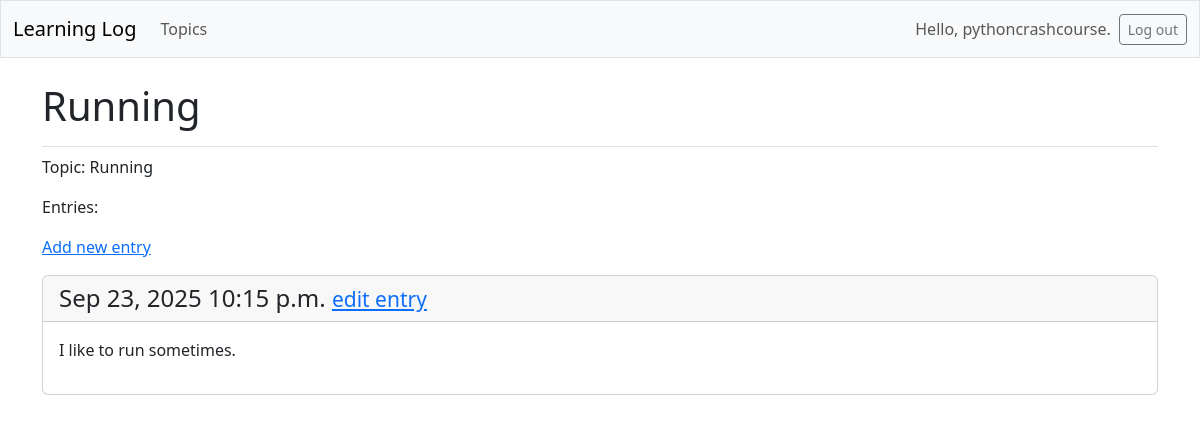
/topics/5/ (signed in), run on the app's committed database.
### learning_logs/models.py (models this page shows, shortened)
class Topic(models.Model):
    text = models.CharField(max_length=200)
    date_added = models.DateTimeField(auto_now_add=True)
    owner = models.ForeignKey(User, on_delete=models.CASCADE)

class Entry(models.Model):
    topic = models.ForeignKey(Topic, on_delete=models.CASCADE)
    text = models.TextField()
    date_added = models.DateTimeField(auto_now_add=True)
    class Meta:
        verbose_name_plural = 'entries'

### learning_logs/views.py (the view)
# urls.py: path('topics/<int:topic_id>/', views.topic, name='topic'),
@login_required
def topic(request, topic_id):
    topic = get_object_or_404(Topic, id=topic_id)
    if topic.owner != request.user:
        raise Http404
    entries = topic.entry_set.order_by('-date_added')
    context = {'topic': topic, 'entries': entries}
    return render(request, 'learning_logs/topic.html', context)

### learning_logs/templates/learning_logs/topic.html
{% extends 'learning_logs/base.html' %}
 {% block page_header %}
  <h1>{{ topic.text }}</h1>
 {% endblock page_header %}
 {% block content %}
 <p>Topic: {{ topic.text }}</p>
 <p>Entries:</p>
 <p>
    <a href="{% url 'learning_logs:new_entry' topic.id%}">Add new entry</a>
 </p>
 {% for entry in entries %}
    <div class="card mb-3">
        <h4 class="card-header">
            {{ entry.date_added|date:'M d, Y g:i a' }}
            <small><a href="{% url 'learning_logs:edit_entry' entry.id %}">
                edit entry</a></small>
        </h4>
        <div class="card-body">{{ entry.text|linebreaks }}</div>
    </div>
 {% empty %}
    <p>There are no entries for this topic yet.</p>
 {% endfor %}
 {% endblock content %}

### learning_logs/templates/learning_logs/base.html (shortened to what this page needs)
<!DOCTYPE html>
<html lang="en">
<head>
    {% load django_bootstrap5 %}
    {% bootstrap_css %}
</head>
<body>
    <nav class="navbar navbar-expand-md navbar-light bg-light mb-4 border">
        <div class="container-fluid">
            <a class="navbar-brand" href="{% url 'learning_logs:index' %}">
                Learning Log</a>
            <div class="collapse navbar-collapse" id="navbarCollapse">
                <ul class="navbar-nav me-auto mb-2 mb-md-0">
                    <li class="nav-item">
                        <a class="nav-link" href="{% url 'learning_logs:topics' %}">
                            Topics</a></li>
                </ul>
                 <ul class="navbar-nav ms-auto mb-2 mb-md-0">
                    {% if user.is_authenticated %}
                        <li class="nav-item">
                            <span class="navbar-text me-2">Hello, {{ user.username }}.
                            </span></li>
                    {% endif %}
                </ul>
                {% if user.is_authenticated %}
                    <form action="{% url 'accounts:logout' %}" method="post">
                        <button name="submit" class="btn btn-outline-secondary btn-sm">
                            Log out</button>
                    </form>
                {% endif %}
            </div>
        </div>
    </nav>
        <main class="container">
            <div class="pb-2 mb-2 border-bottom">
                {% block page_header %}{% endblock page_header %}
            </div>
            <div>
                {% block content %}{% endblock content %}
            </div>
        </main>
    </body>
</html>

### data on the page
Topic: text "Running"
Entry: date_added "Sep 23, 2025 10:15 p.m.", text "I like to run sometimes."

### other printed values
{{ user.username }} "pythoncrashcourse"
